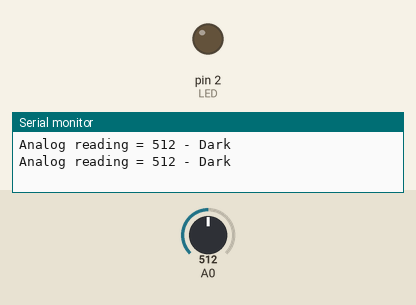
This sketch was run on a simulated Arduino Uno, built with avr-gcc and run on an emulated ATmega328P. Shown: output pins drawn as LEDs (lit = HIGH), the last lines printed to the serial monitor. Inputs (shaded band) come from the test bench; at power-on: A0 = 512.

Above: at 3.8 s.
3.9 s: A0 set to 11
10.5 s: A0 set to 8
At 12.8 s:
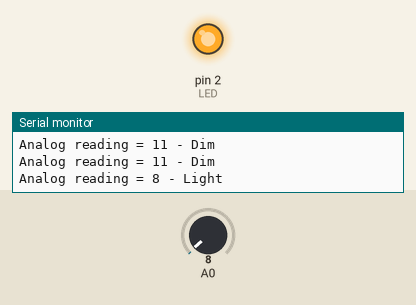
14.4 s: A0 set to 45
18.3 s: A0 set to 53
At 22.1 s:
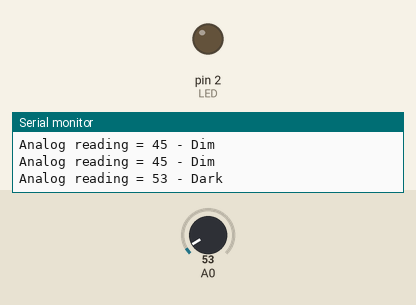
22.5 s: A0 set to 0
At 24.4 s:
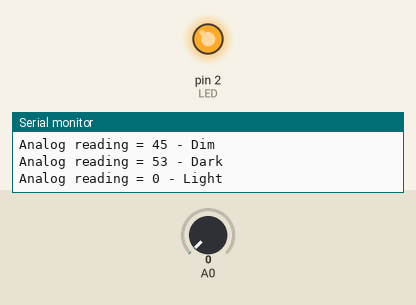
Timing chart, 0 to 25.9 s (numbered marks = the images above; inputs shaded):
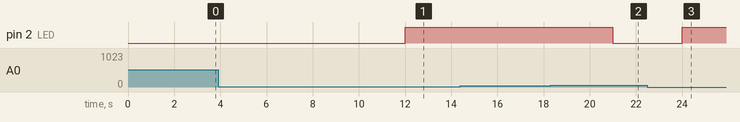

The sketch:

LDR__PART2_.ino
```cpp
const int LED = 2; //led pin to D2
void setup() {
  // initialize serial communication at 9600 bits per second:
  Serial.begin(9600);
  pinMode(LED, OUTPUT);
}
void loop() {
  // reads the input on analog pin A0 (value between 0 and 1023)
  int analogValue = analogRead(A0);

  Serial.print("Analog reading = ");
  Serial.print(analogValue);   // the raw analog reading

  // We'll have a few threshholds, qualitatively determined
  if (analogValue < 10) {
    Serial.println(" - Light");
    digitalWrite(LED, HIGH); // turn ON LED
  } else if (analogValue < 50) {
    Serial.println(" - Dim");
  } else if (analogValue < 100) {
    Serial.println(" - Dark");
    digitalWrite(LED, LOW); // turn OFF LED
  } else {
    Serial.println(" - Dark");
  }
  delay(3000);
}
```

Measured:
- the behaviour switches between 10 and 9 on A0 (found by bisection; images 0 and 1)
- the behaviour switches between 49 and 50 on A0 (found by bisection; images 1 and 2)
- after the input at 10.5 s, pin 2 (LED): LOW → HIGH after 1.5 s
- after the input at 18.3 s, pin 2 (LED): HIGH → LOW after 2.7 s
- after the input at 22.5 s, pin 2 (LED): LOW → HIGH after 1.5 s
